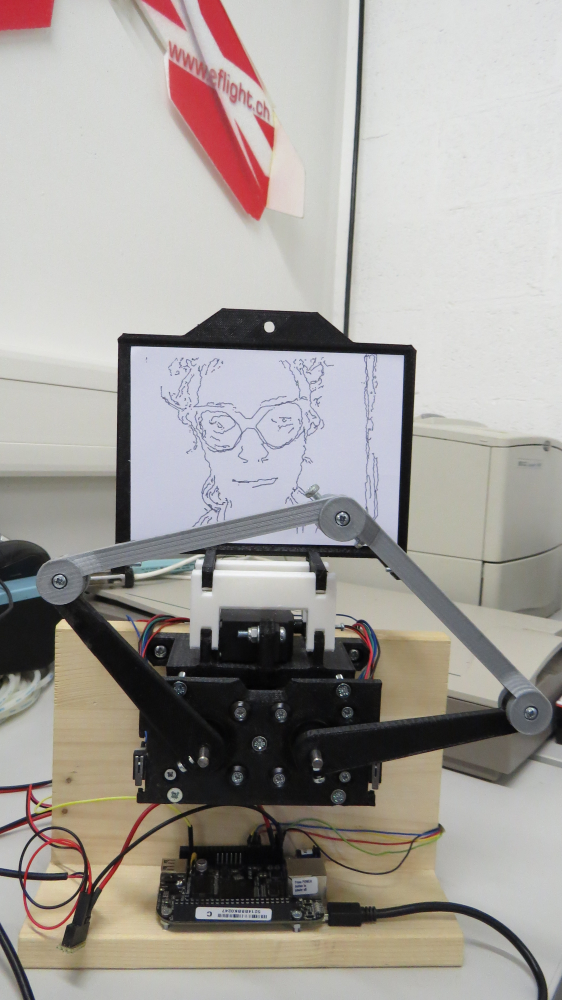
#> input picture Documents/image_3.JPG, 2248 x 4000 px, given in place of the camera (shown at 1/4 size)
$ python tests_contours_detection.py   (Python 2 division)   (older library calls are emulated)
#> lines starting #> are read from the running program, lines starting #| are printed output that depends on the picture
#! /usr/bin/python

from __future__ import division
from numpy import linalg as LA
from time import sleep
import os
import cv2
import sys
import numpy as np
import cPickle

STATE_ACQUIRE = 0
STATE_PROCESS = 1
STATE_DISPLAY = 2
STATE = STATE_ACQUIRE

def nothing(*arg):
    pass

cam = cv2.VideoCapture(0)
cam.set(cv2.cv.CV_CAP_PROP_FOURCC, cv2.cv.CV_FOURCC('Y', 'U', 'Y', 'V') );
cam.set(cv2.cv.CV_CAP_PROP_FRAME_WIDTH, 320)
cam.set(cv2.cv.CV_CAP_PROP_FRAME_HEIGHT, 240)

cv2.namedWindow('Edges')
cv2.createTrackbar('1', 'Edges', 2000, 5000, nothing)
cv2.createTrackbar('2', 'Edges', 4000, 5000, nothing)

#face_cascade = cv2.CascadeClassifier('/usr/share/opencv/haarcascades/haarcascade_frontalface_default.xml')

'''
input_file = raw_input('Specify file to proceed: ')
input_file = './' + input_file
img = cv2.imread(input_file)
'''

while True:
	if STATE == STATE_ACQUIRE:
		ret, img = cam.read()
#> img is the input picture: shape (4000, 2248, 3); mean B, G, R 154.4, 158.8, 163.4

	elif STATE == STATE_PROCESS:
		'''
		gray = cv2.cvtColor(img,cv2.COLOR_BGR2GRAY)
		faces = face_cascade.detectMultiScale(gray,1.05,2)
		print len(faces), ' faces detected...'
		for (x,y,w,h) in faces:
			cv2.rectangle(img,(x,y),(x+w,y+h),(0,255,0),2)
		'''

		STATE = STATE_DISPLAY

	thrs1 = cv2.getTrackbarPos('1', 'Edges')
        thrs2 = cv2.getTrackbarPos('2', 'Edges')

	gray = cv2.cvtColor(img,cv2.COLOR_BGR2GRAY)
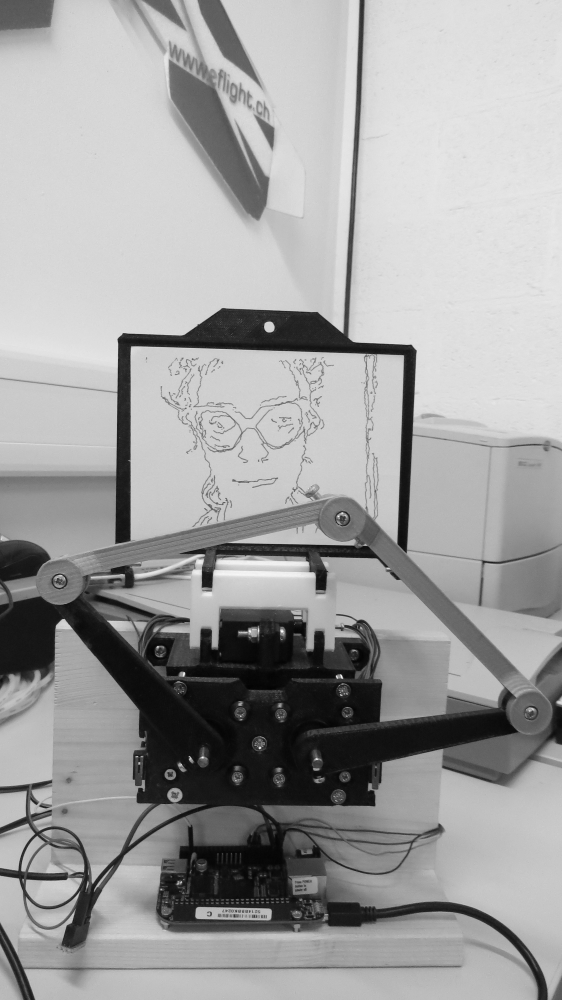
#> gray: shape (4000, 2248) (shown at 1/4 size); min 0, max 255, mean 159.7
	equalized = cv2.equalizeHist(gray)
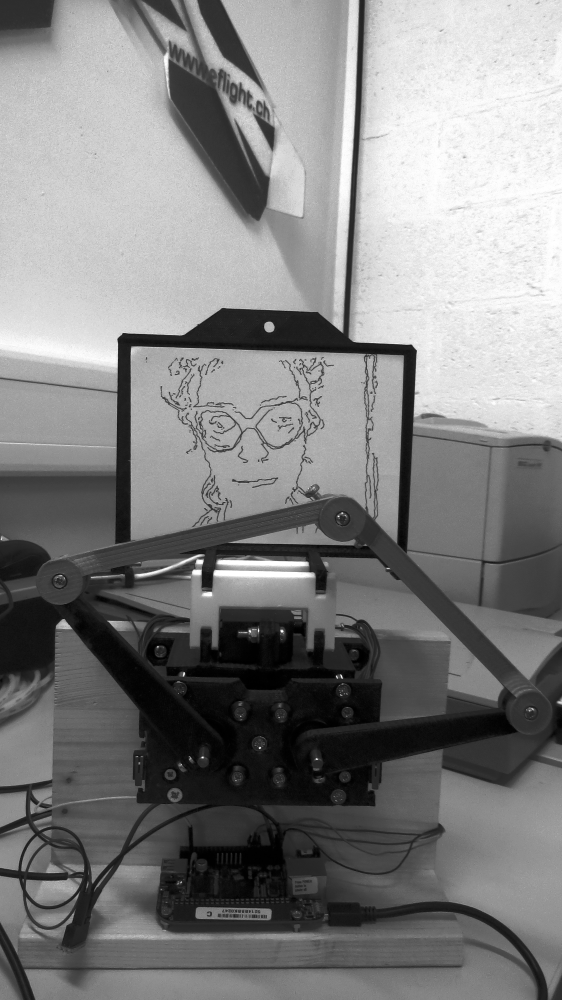
#> equalized: shape (4000, 2248) (shown at 1/4 size); min 0, max 255, mean 128.6

	canny_out = cv2.Canny(equalized, thrs1, thrs2, apertureSize=5, L2gradient=False)
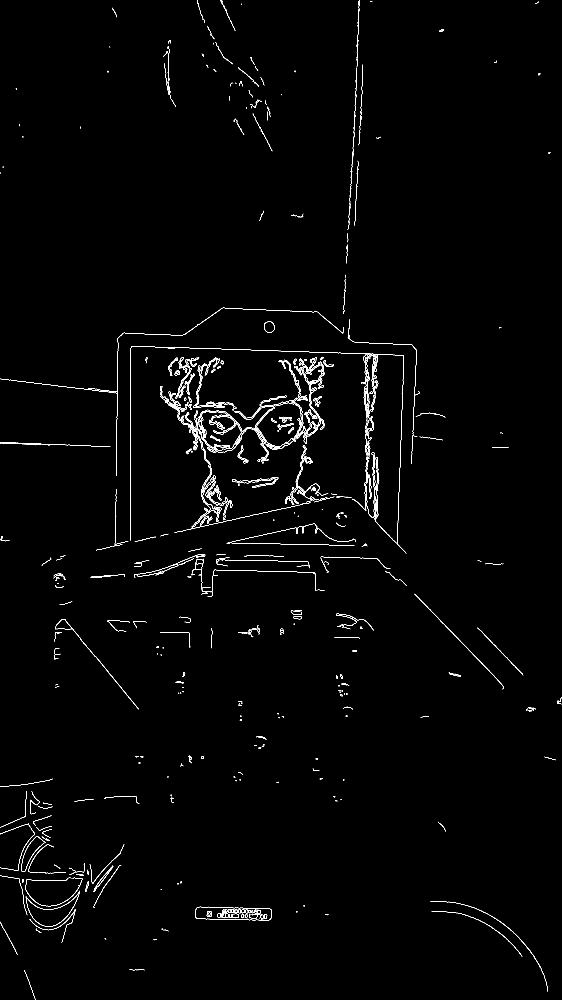
#> canny_out: shape (4000, 2248) (shown at 1/4 size); 0.69% white in thin lines or dots
	displayed = img.copy()
#> (the run stopped early here; a loop or call above may not have finished)

$ run again, on Documents/BBB_pinout.png
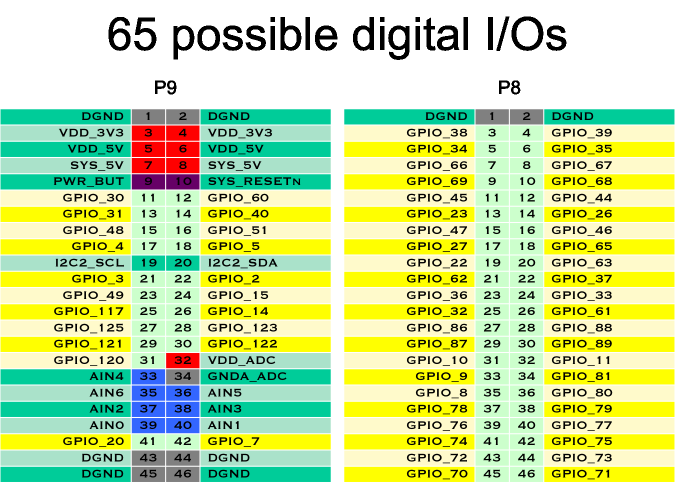
#> input picture Documents/BBB_pinout.png, 1350 x 968 px, given in place of the camera (shown at 1/2 size)
#> img is the input picture: shape (968, 1350, 3); mean B, G, R 157, 222.1, 200
#> `equalized = cv2.equalizeHist(gray)`:
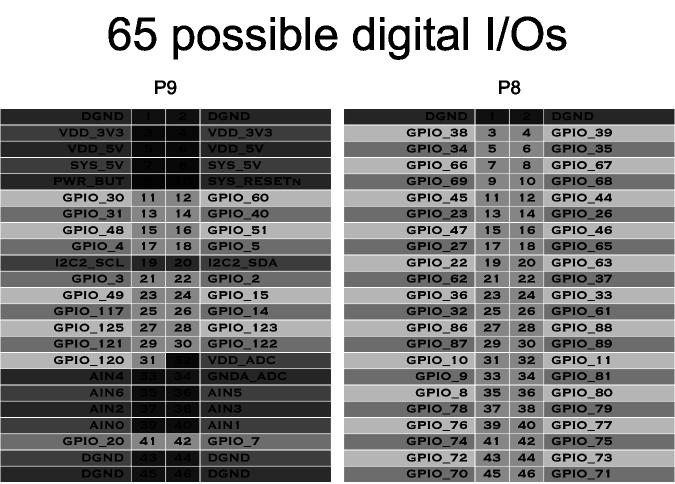
#> equalized: shape (968, 1350) (shown at 1/2 size); min 0, max 255, mean 139.9
#> `canny_out = cv2.Canny(equalized, thrs1, thrs2, apertureSize=5, L2gradi..`:
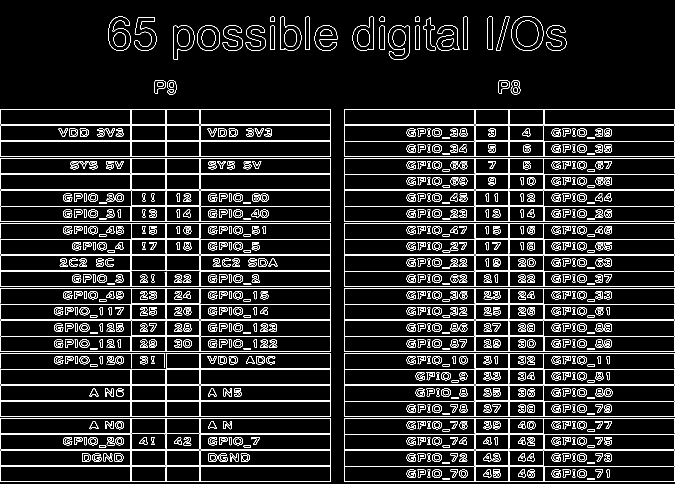
#> canny_out: shape (968, 1350) (shown at 1/2 size); 9% white in thin lines or dots
